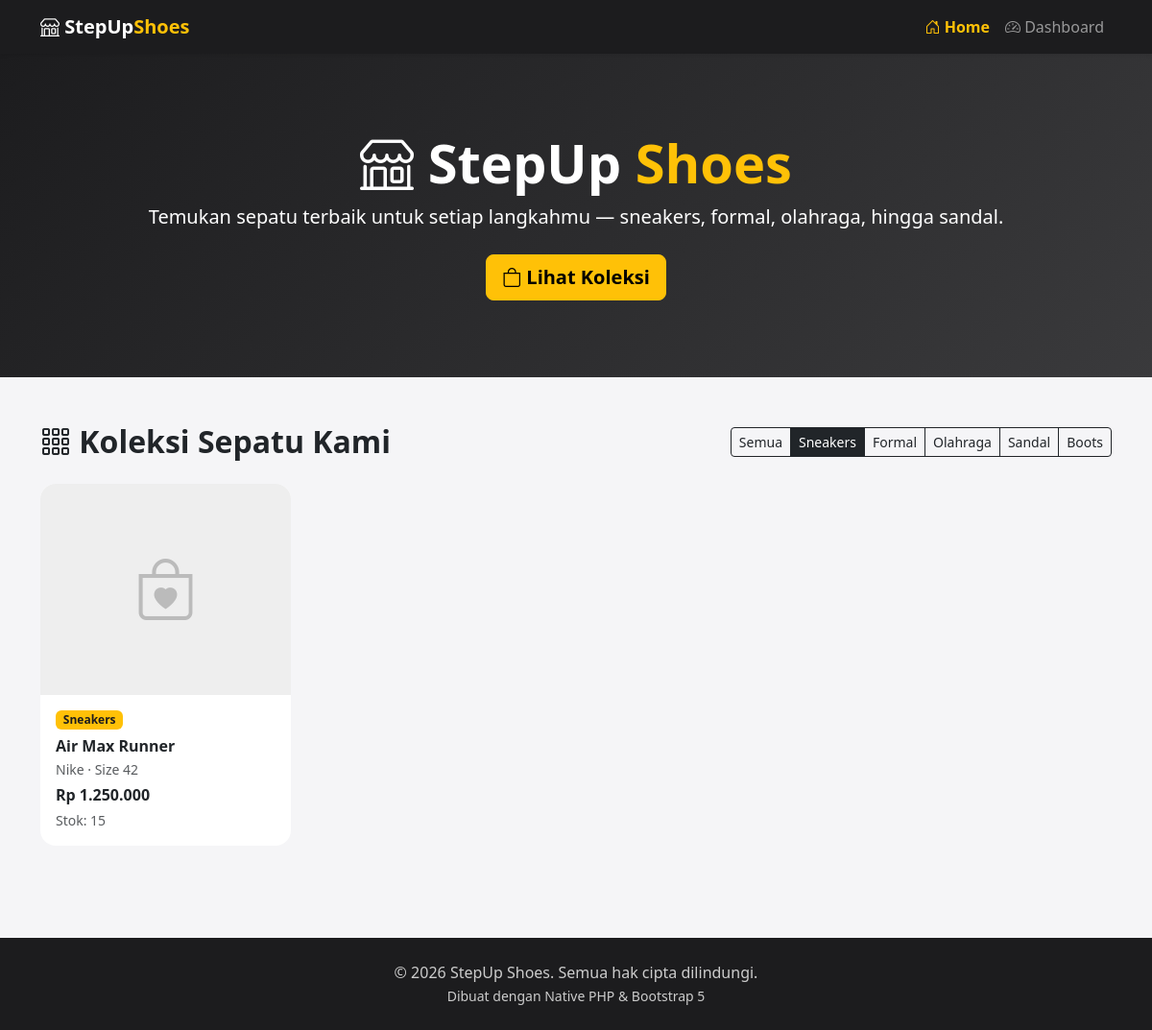
The page /index.php?kategori=Sneakers on the database its author committed.
### tables this page shows
CREATE TABLE IF NOT EXISTS produk (
    id INT AUTO_INCREMENT PRIMARY KEY,
    nama_produk VARCHAR(150) NOT NULL,
    merek VARCHAR(100) NOT NULL,
    kategori ENUM('Sneakers', 'Formal', 'Olahraga', 'Sandal', 'Boots') NOT NULL DEFAULT 'Sneakers',
    ukuran INT NOT NULL,
    harga DECIMAL(12,2) NOT NULL,
    stok INT NOT NULL DEFAULT 0,
    deskripsi TEXT,
    gambar VARCHAR(255) DEFAULT NULL,
    created_at TIMESTAMP DEFAULT CURRENT_TIMESTAMP,
    updated_at TIMESTAMP DEFAULT CURRENT_TIMESTAMP ON UPDATE CURRENT_TIMESTAMP
);

### includes/functions.php (called while the page is built, shortened)
<?php
function formatRupiah($angka)
{
    return 'Rp ' . number_format((float) $angka, 0, ',', '.');
}

### index.php (the view, shortened to what this page needs)
<?php
require_once 'includes/functions.php';
$pdo = getConnection();
$kategori = $_GET['kategori'] ?? '';
if ($kategori !== '') {
    $stmt = $pdo->prepare("SELECT * FROM produk WHERE kategori = ? ORDER BY created_at DESC");
    $stmt->execute([$kategori]);
} else {
    $stmt = $pdo->query("SELECT * FROM produk ORDER BY created_at DESC");
}
$produkList = $stmt->fetchAll();
$kategoriList = ['Sneakers', 'Formal', 'Olahraga', 'Sandal', 'Boots'];
include 'includes/header.php';
?>
<section class="hero">
    <div class="container text-center">
        <h1 class="display-4"><i class="bi bi-shop"></i> StepUp <span class="highlight">Shoes</span></h1>
        <p class="lead">Temukan sepatu terbaik untuk setiap langkahmu — sneakers, formal, olahraga, hingga sandal.</p>
        <a href="#produk" class="btn btn-warning btn-lg fw-semibold mt-2">
            <i class="bi bi-bag"></i> Lihat Koleksi
        </a>
    </div>
</section>
<section id="produk" class="container py-5">
    <div class="d-flex flex-wrap justify-content-between align-items-center mb-4">
        <h2 class="fw-bold mb-3 mb-md-0"><i class="bi bi-grid-3x3-gap"></i> Koleksi Sepatu Kami</h2>
        <div class="btn-group flex-wrap" role="group">
            <a href="index.php" class="btn btn-sm <?= $kategori === '' ? 'btn-dark' : 'btn-outline-dark' ?>">Semua</a>
            <?php foreach ($kategoriList as $kat): ?>
                <a href="index.php?kategori=<?= urlencode($kat) ?>"
                   class="btn btn-sm <?= $kategori === $kat ? 'btn-dark' : 'btn-outline-dark' ?>">
                    <?= htmlspecialchars($kat) ?>
                </a>
            <?php endforeach; ?>
        </div>
    </div>
    <?php if (empty($produkList)): ?>
        <div class="alert alert-info text-center">Belum ada produk untuk kategori ini.</div>
    <?php else: ?>
        <div class="row g-4">
            <?php foreach ($produkList as $produk): ?>
                <div class="col-6 col-md-4 col-lg-3">
                    <div class="card product-card h-100">
                        <div class="img-wrap">
                            <?php if (!empty($produk['gambar']) && file_exists('assets/uploads/' . $produk['gambar'])): ?>
                                <img src="assets/uploads/<?= htmlspecialchars($produk['gambar']) ?>" alt="<?= htmlspecialchars($produk['nama_produk']) ?>">
                            <?php else: ?>
                                <i class="bi bi-bag-heart"></i>
                            <?php endif; ?>
                        </div>
                        <div class="card-body d-flex flex-column">
                            <span class="badge badge-kategori mb-2 align-self-start"><?= htmlspecialchars($produk['kategori']) ?></span>
                            <h6 class="fw-bold mb-1"><?= htmlspecialchars($produk['nama_produk']) ?></h6>
                            <p class="text-muted small mb-1"><?= htmlspecialchars($produk['merek']) ?> &middot; Size <?= htmlspecialchars($produk['ukuran']) ?></p>
                            <p class="fw-bold text-dark mb-1"><?= formatRupiah($produk['harga']) ?></p>
                            <p class="small text-muted mb-0">Stok: <?= (int) $produk['stok'] ?></p>
                        </div>
                    </div>
                </div>
            <?php endforeach; ?>
        </div>
    <?php endif; ?>
</section>
<?php include 'includes/footer.php'; ?>

### assets/css/style.css (style rules this page uses)
body { background-color: #f5f5f7; font-family: 'Segoe UI', Roboto, Arial, sans-serif; }
.hero { background: linear-gradient(135deg, #1c1c1e 0%, #3a3a3c 100%); color: #fff; padding: 80px 0; }
.hero h1 { font-weight: 700; }
.hero .highlight { color: #ffc107; }
.product-card { border: none; border-radius: 16px; overflow: hidden; transition: transform 0.25s ease, box-shadow 0.25s ease; background: #fff; height: 100%; }
.product-card .img-wrap { height: 220px; background-color: #eee; display: flex; align-items: center; justify-content: center; overflow: hidden; }
.product-card .img-wrap i { font-size: 4rem; color: #bbb; }
.badge-kategori { background-color: #ffc107; color: #1c1c1e; font-weight: 600; }

### rows shown on the page
produk: kategori "Sneakers", nama_produk "Air Max Runner", merek "Nike", ukuran "42", harga "Rp 1.250.000", stok "15"

### other values the page prints
$kat "Sneakers"
$kat "Formal"
$kat "Olahraga"
$kat "Sandal"
$kat "Boots"
